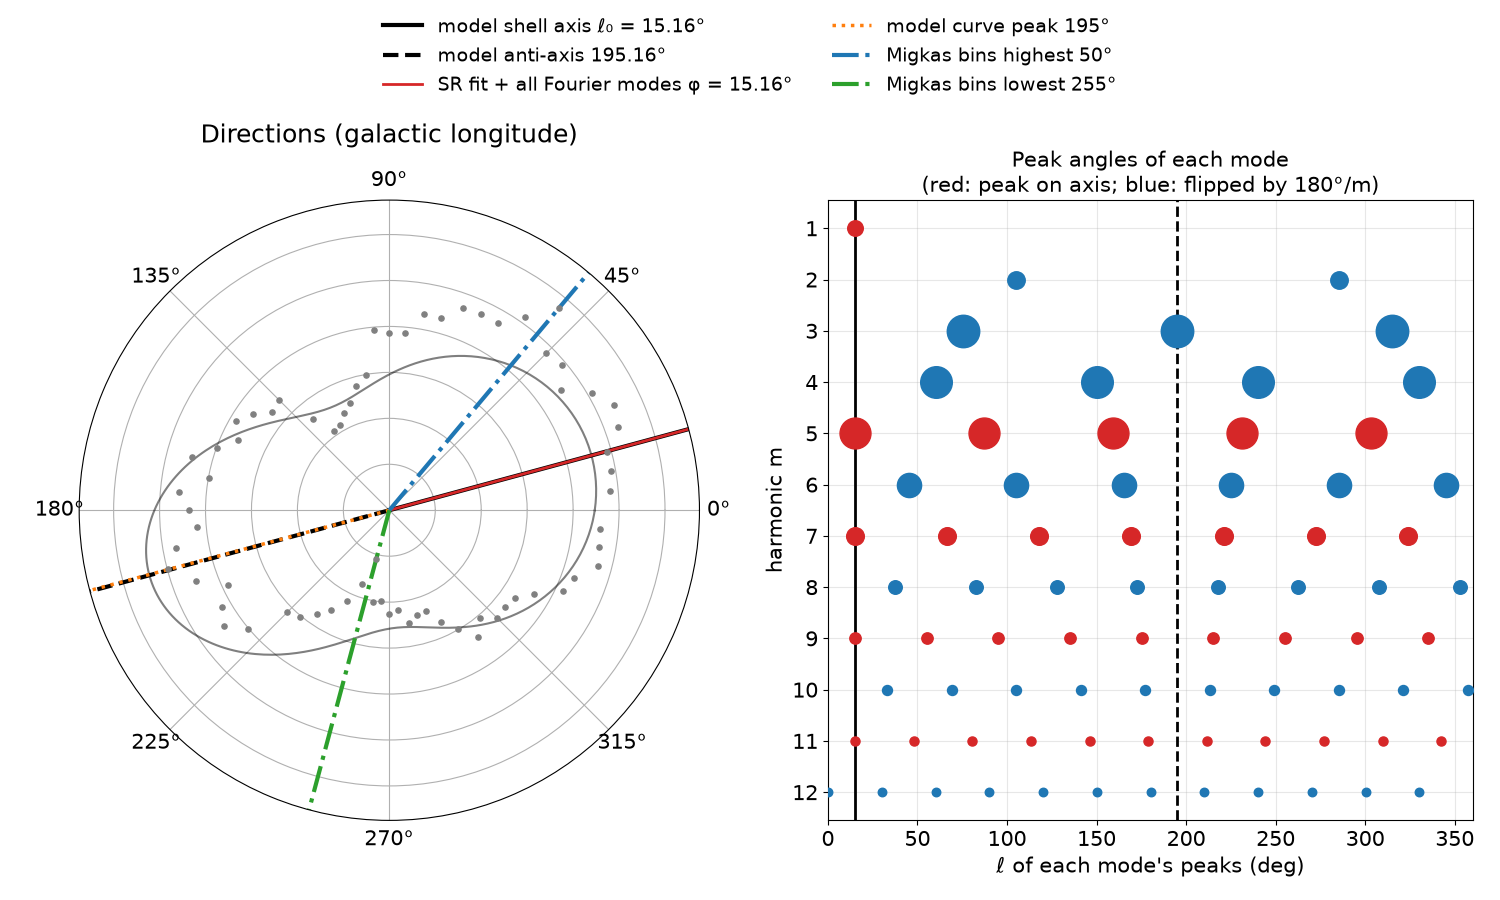

Source code (Python):
import json, numpy as np, matplotlib; matplotlib.use("Agg"); import matplotlib.pyplot as plt
d=json.load(open("cmb-cancel-story.json")); c=np.array(d["c_m"]); phi=d["params"][4]
w=json.load(open("migkas-geometry-fit.json"))["wls_fit"]; l0=w["l0"]
b=np.loadtxt("migkas-A-vs-angle-bins.csv",delimiter=",",skiprows=1)
f=np.loadtxt("migkas-best-fit-curve-0-360-full.csv",delimiter=",",skiprows=1)
bmax=b[np.argmax(b[:,1]),0]; bmin=b[np.argmin(b[:,1]),0]
fmax=f[np.argmax(f[:,1]),0]
plt.rcParams.update({"font.size":15})
fig=plt.figure(figsize=(15,9)); ax=fig.add_subplot(121,projection="polar")
L=np.radians(np.arange(361)); ax.plot(L,0.75+(f[np.arange(361)%360,1]-1)*3,"k",lw=1.5,alpha=.5)
ax.scatter(np.radians(b[:,0]),0.75+(b[:,1]-1)*3,s=14,color="gray",zorder=3)
def ray(a,col,lab,ls="-",lw=3): ax.plot([np.radians(a)]*2,[0,1.35],color=col,ls=ls,lw=lw,label=lab)
ray(l0,"k",f"model shell axis ℓ₀ = {l0:.2f}°")
ray((l0+180)%360,"k","model anti-axis "+f"{(l0+180)%360:.2f}°",ls="--")
ray(phi,"C3",f"SR fit + all Fourier modes φ = {phi:.2f}°",lw=2)
ray(fmax,"C1",f"model curve peak {fmax:.0f}°",ls=":",lw=2.5)
ray(bmax,"C0",f"Migkas bins highest {bmax:.0f}°",ls="-.")
ray(bmin,"C2",f"Migkas bins lowest {bmin:.0f}°",ls="-.")
ax.set_ylim(0,1.35); ax.set_yticklabels([]); ax.set_title("Directions (galactic longitude)",pad=20)
fig.legend(loc="upper center",ncol=2,frameon=False,fontsize=14,bbox_to_anchor=(0.5,1.0))
ax2=fig.add_subplot(122); M=12; m=np.arange(1,M+1)
pk=np.array([(phi+(0 if c[k-1]>0 else 180/k))%(360/k) for k in m])
for k in m:
    peaks=(pk[k-1]+np.arange(k)*360/k)%360
    ax2.scatter(peaks,[k]*k,s=30+4e4*abs(c[k-1])**0.7,color="C3" if c[k-1]>0 else "C0",zorder=3)
ax2.axvline(phi,color="k",lw=2); ax2.axvline((phi+180)%360,color="k",ls="--",lw=2)
ax2.set_xlim(0,360); ax2.set_yticks(m); ax2.set_ylabel("harmonic m"); ax2.set_xlabel("ℓ of each mode's peaks (deg)")
ax2.set_title("Peak angles of each mode\n(red: peak on axis; blue: flipped by 180°/m)",fontsize=15); ax2.grid(alpha=.3); ax2.invert_yaxis()
fig.tight_layout(rect=[0,0,1,0.86]); fig.savefig("cmb-angles.png",dpi=100)
print(l0,phi,fmax,bmax,bmin)
